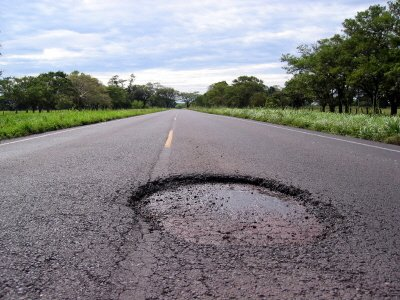
#> input picture frontend/dist/images/demo_pothole_1.jpg, 400 x 300 px; its folder holds only this picture in this run
$ python prepare_classifier_data.py
#> lines starting #> are read from the running program, lines starting #| are printed output that depends on the picture
"""
Prepares a 3-class road dataset for the MobileNetV3 gate:
  - road_pothole : road images containing potholes
  - road_clean   : clean asphalt road patches extracted away from pothole bounding boxes
  - not_road     : non-road photos (indoor, UI, natural, vehicles, random)
"""
import os
import glob
import random
import shutil
import cv2
import numpy as np

random.seed(42)

HF_ROOT = "datasets/hf_pothole"
OUT_CLS = "datasets/pothole_cls"

for split in ["train", "val", "test"]:
    for cls in ["road_pothole", "road_clean", "not_road"]:
        os.makedirs(os.path.join(OUT_CLS, split, cls), exist_ok=True)

# 1. Collect road_pothole images from hf_pothole
hf_splits = {"train": "train", "val": "valid", "test": "test"}

for cls_split, hf_split in hf_splits.items():
    img_dir = os.path.join(HF_ROOT, hf_split, "images")
    lbl_dir = os.path.join(HF_ROOT, hf_split, "labels")
    images = glob.glob(os.path.join(img_dir, "*.*"))

    for img_path in images:
        fn = os.path.basename(img_path)
        stem = os.path.splitext(fn)[0]
        lbl_path = os.path.join(lbl_dir, stem + ".txt")

        # Copy to road_pothole
        dst_pothole = os.path.join(OUT_CLS, cls_split, "road_pothole", fn)
        shutil.copy(img_path, dst_pothole)

        # 2. Extract clean road patch for road_clean
        img = cv2.imread(img_path)
#> img is the input picture: shape (300, 400, 3); mean B, G, R 133.4, 130.5, 131.4
        if img is not None:
            h, w = img.shape[:2]
#> h = 300; w = 400
            # Avoid the pothole bounding boxes if available
            boxes = []
            if os.path.exists(lbl_path):
                for line in open(lbl_path).read().strip().splitlines():
                    parts = line.strip().split()
                    if len(parts) >= 5:
                        _, xc, yc, bw, bh = map(float, parts[:5])
                        boxes.append(((xc - bw/2)*w, (yc - bh/2)*h, (xc + bw/2)*w, (yc + bh/2)*h))

            # Find a 224x224 crop that does not overlap with any pothole box
            found = False
            for _ in range(10):
                cx1 = random.randint(0, max(0, w - 224))
                cy1 = random.randint(0, max(0, h - 224))
                cx2, cy2 = cx1 + 224, cy1 + 224

                # Check overlap
                overlap = False
                for bx1, by1, bx2, by2 in boxes:
                    if not (cx2 < bx1 or cx1 > bx2 or cy2 < by1 or cy1 > by2):
                        overlap = True
                        break
                if not overlap:
                    crop = img[cy1:cy2, cx1:cx2]
                    clean_dst = os.path.join(OUT_CLS, cls_split, "road_clean", f"clean_{fn}")
                    cv2.imwrite(clean_dst, crop)
                    found = True
                    break
#> this loop made 1 pass
#> pass 1, `crop = img[cy1:cy2, cx1:cx2]`:
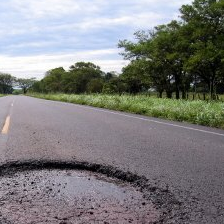
#> crop: shape (224, 224, 3); mean B, G, R 127.8, 127.6, 127.9

            if not found:
                # Top quarter is usually sky or road horizon without defect
                crop = cv2.resize(img[:max(100, h//3), :], (224, 224))
                cv2.imwrite(os.path.join(OUT_CLS, cls_split, "road_clean", f"clean_{fn}"), crop)

        # 3. Create non-road samples (indoor, synthetic, gradient, edge, text, geometric)
        # to ensure the classifier learns distinct textures between asphalt and non-asphalt
        not_road_canvas = np.zeros((224, 224, 3), dtype=np.uint8)
        mode = random.choice(["gradient", "noise", "shapes", "solid", "indoor_sim"])
        if mode == "gradient":
            c1, c2 = np.random.randint(50, 250, size=3), np.random.randint(50, 250, size=3)
            for y in range(224):
                ratio = y / 224.0
                not_road_canvas[y, :] = (1 - ratio) * c1 + ratio * c2
        elif mode == "shapes":
            not_road_canvas[:] = np.random.randint(200, 255, size=3)
            for _ in range(random.randint(3, 8)):
                pt1 = (random.randint(10, 200), random.randint(10, 200))
                pt2 = (random.randint(10, 200), random.randint(10, 200))
                color = tuple(map(int, np.random.randint(0, 200, size=3)))
                cv2.rectangle(not_road_canvas, pt1, pt2, color, -1)
        elif mode == "solid":
            not_road_canvas[:] = np.random.randint(40, 220, size=3)
        elif mode == "indoor_sim":
            # Simulate walls, floors, wooden textures
            not_road_canvas[:] = (180, 200, 220)
            for x in range(0, 224, 20):
                cv2.line(not_road_canvas, (x, 0), (x, 224), (140, 160, 180), 2)
        else:
            not_road_canvas = np.random.randint(0, 255, (224, 224, 3), dtype=np.uint8)
            not_road_canvas = cv2.GaussianBlur(not_road_canvas, (9, 9), 0)

        cv2.imwrite(os.path.join(OUT_CLS, cls_split, "not_road", f"not_road_{fn}"), not_road_canvas)
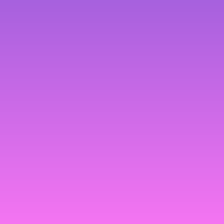
#> saved as not_road_demo_pothole_1.jpg: shape (224, 224, 3); mean B, G, R 231.5, 106.5, 205.3

print("Classifier dataset prepared successfully at", OUT_CLS)
#| Classifier dataset prepared successfully at datasets/pothole_cls
for s in ["train", "val", "test"]:
    for c in ["road_pothole", "road_clean", "not_road"]:
        count = len(glob.glob(os.path.join(OUT_CLS, s, c, "*")))
        print(f"[{s}] {c}: {count} images")
#| [train] road_pothole: 1 images
